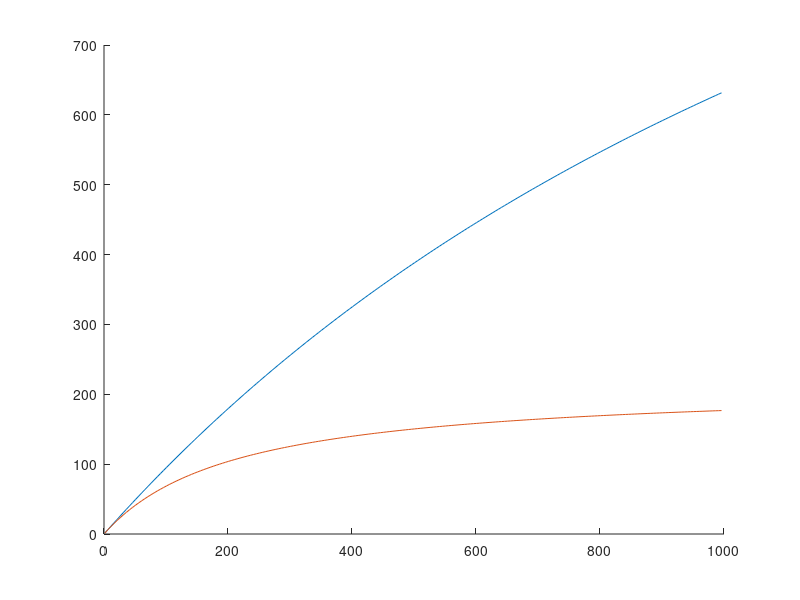

Reproduce this figure in MATLAB.
%%%%%%%%%%%%%%%%%%%%%%%%%%%%%%%%%%%%%%%%%%%%%%%%%%%%%%%%%%%%%%%%%%%%%%%%%%%
%                                                                         %
%                            Plot Amdahl's law                            %
%                                                                         %
%%%%%%%%%%%%%%%%%%%%%%%%%%%%%%%%%%%%%%%%%%%%%%%%%%%%%%%%%%%%%%%%%%%%%%%%%%%

clc;
clear all;
close all;

frac_bf = 0.00058;
frac_bh = 4.66e-3;


speedup = @(alpha, p) 1/(alpha + (1-alpha)/p);

k=1;
for i=1:5:1000
    nodes(k) = i;
    sp_bf(k) = speedup(frac_bf, i);
    sp_bh(k) = speedup(frac_bh, i);
    k = k+1;
end

figure()
hold all;
plot(nodes, sp_bf);
plot(nodes, sp_bh);
    